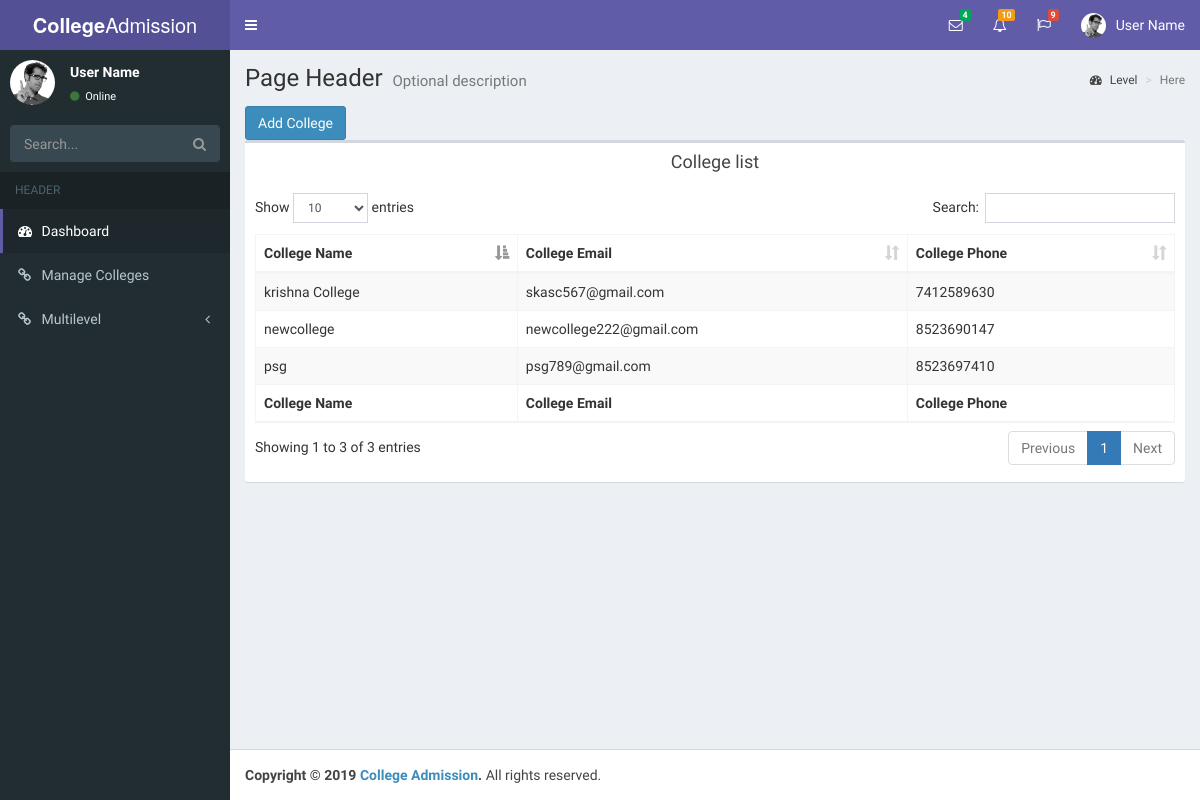
/college_master.php (signed in), run on an earlier commit of the app's database.
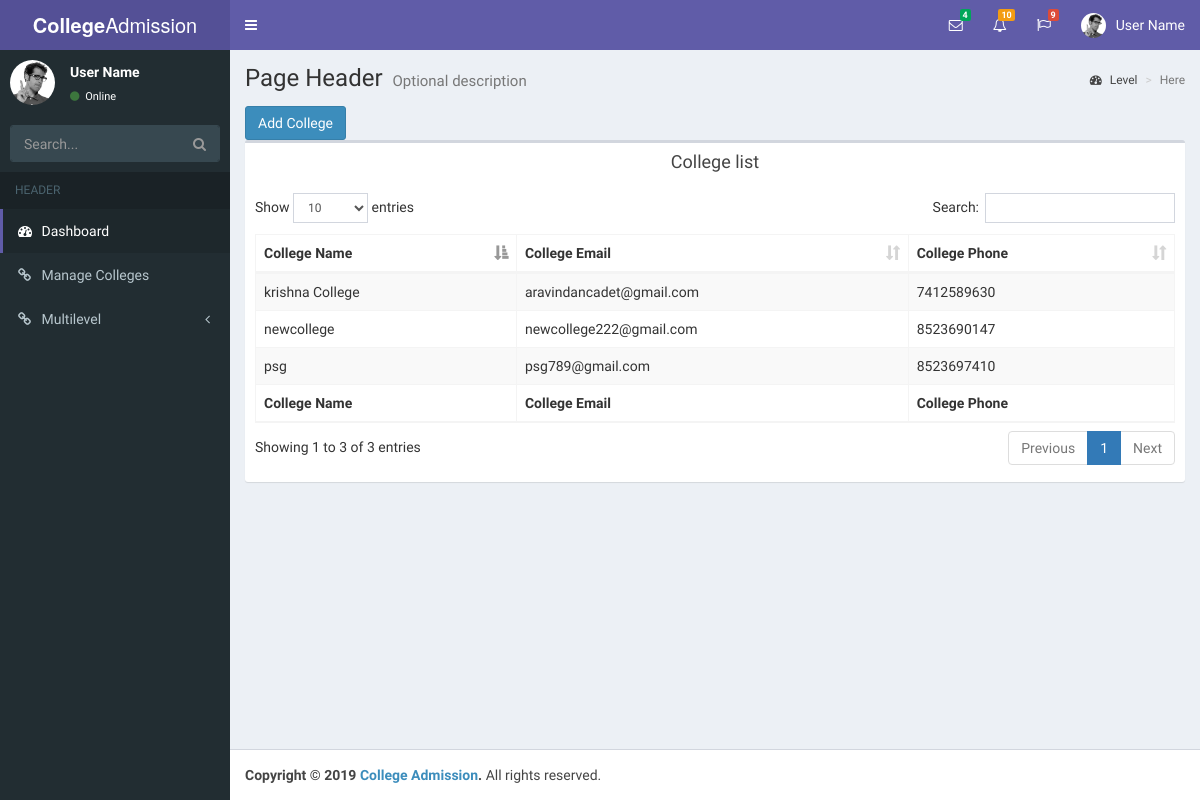
And on a later commit of the database.
### tables this page shows
CREATE TABLE `college_master` (
  `id` int(11) NOT NULL,
  `college_name` varchar(255) NOT NULL,
  `college_email` varchar(255) NOT NULL,
  `college_password` varchar(255) NOT NULL,
  `college_mobile` varchar(20) NOT NULL,
  `user_type` varchar(100) NOT NULL DEFAULT 'college'
);

### inc/services/db_config.php (called while the page is built, shortened)
<?php
class DB_con {
	public $connection;
	function __construct(){
		$this->connection = new mysqli(DB_SERVER, DB_USERNAME, DB_PASSWORD,DB_DATABASE);
	}
	function ret_obj(){
		return $this->connection;
	}
}

### inc/services/class.user.php (called while the page is built, shortened)
<?php
	include_once "db_config.php";
	class User{
		protected $db;
		public function __construct(){
			$this->db = new DB_con();
			$this->db = $this->db->ret_obj();
		}
	public function select($table, $rows = '*', $where = null, $union = null, $where1 = null, $order = null)
    {
        $q = 'SELECT '.$rows.' FROM '.$table;
		$result= $this->db->query($q);
		while($row= mysqli_fetch_array($result))
		{
			$array[]=$row;
		}
		if(!empty($array))
		{
		return $array;
		}
		else
		{
		return false;
		}
    }
}

### college_master.php (the view, shortened to what this page needs)
<?php
  include './inc/services/class.user.php';
  $user = new User();
	include './inc/header.php';
	include './inc/sidebar.php';
 ?>
   <div class="content-wrapper">
    <section class="content-header">
      <h1>
        Page Header
        <small>Optional description</small>
      </h1>
      <ol class="breadcrumb">
        <li><a href="#"><i class="fa fa-dashboard"></i> Level</a></li>
        <li class="active">Here</li>
      </ol>
    </section>
    <section class="content container-fluid">
    <a href="add_college.php"><button class="btn btn-primary">Add College</button></a>
    <div class="box">
            <div class="box-header text-center">
              <h3 class="box-title">College list</h3>
            </div>
            <div class="box-body">
              <table id="example1" class="table table-bordered table-striped">
                <thead>
                <tr>
                  <th>College Name</th>
                  <th>College Email</th>
                  <th>College Phone</th>
                </tr>
                </thead>
                <tbody>
                <?php
                    $table='college_master';
                    $details = $user->select($table);
                    if($details){
					foreach($details as $d)
					{
				?>
                <tr>
                  <td><?php echo $d['college_name'];?></td>
                  <td><?php echo $d['college_email'];?>
                  </td>
                  <td><?php echo $d['college_mobile'];?></td>
                </tr>
                    <?php }} else{
                        ?>
                <tr >
                  <td colspan='4' class='text-center'>No Data</td>
                </tr>
                    <?php
                    }?>
                </tbody>
                <tfoot>
                <tr>
                    <th>College Name</th>
                  <th>College Email</th>
                  <th>College Phone</th>
                </tr>
                </tfoot>
              </table>
            </div>
          </div>
    </section>
  </div>
  <?php
  include './inc/footer.php';
   ?>

What changed in the data, as far as the page shows it:
changed college_master "krishna College": college_email "skasc567@gmail.com" → "aravindancadet@gmail.com"
